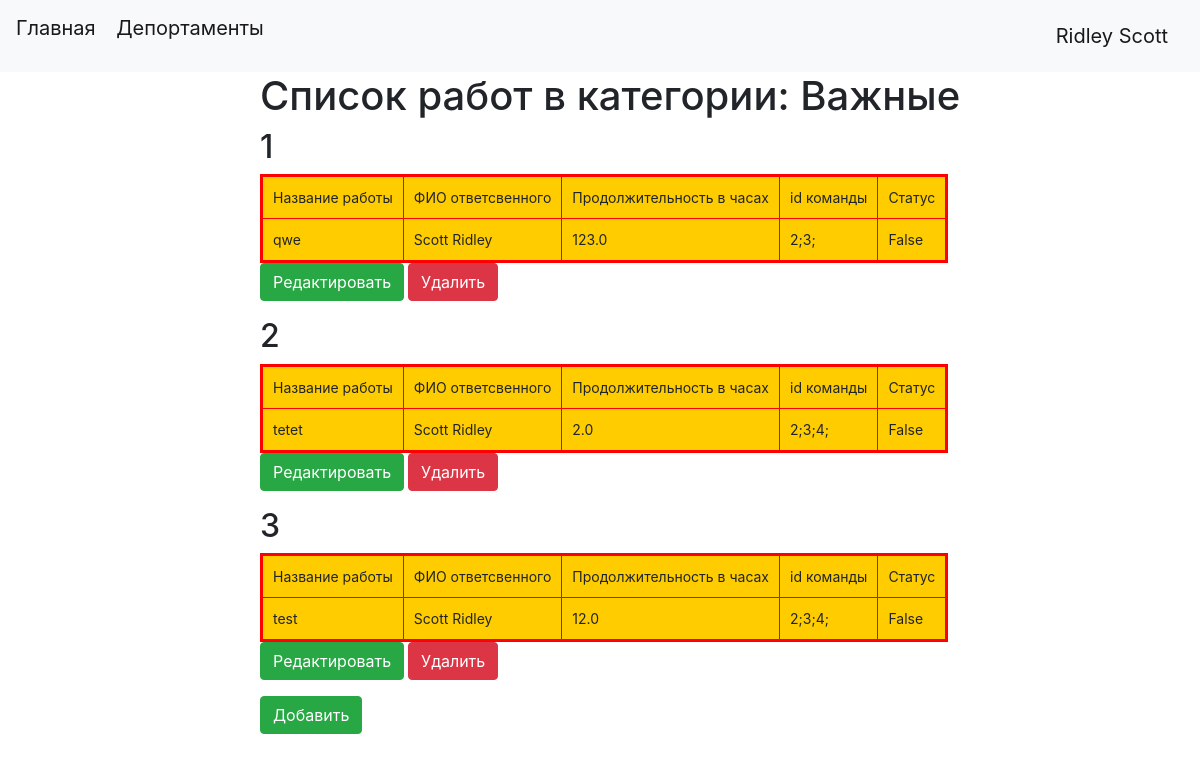
Page /categories/1 (signed in) on the earlier database version.
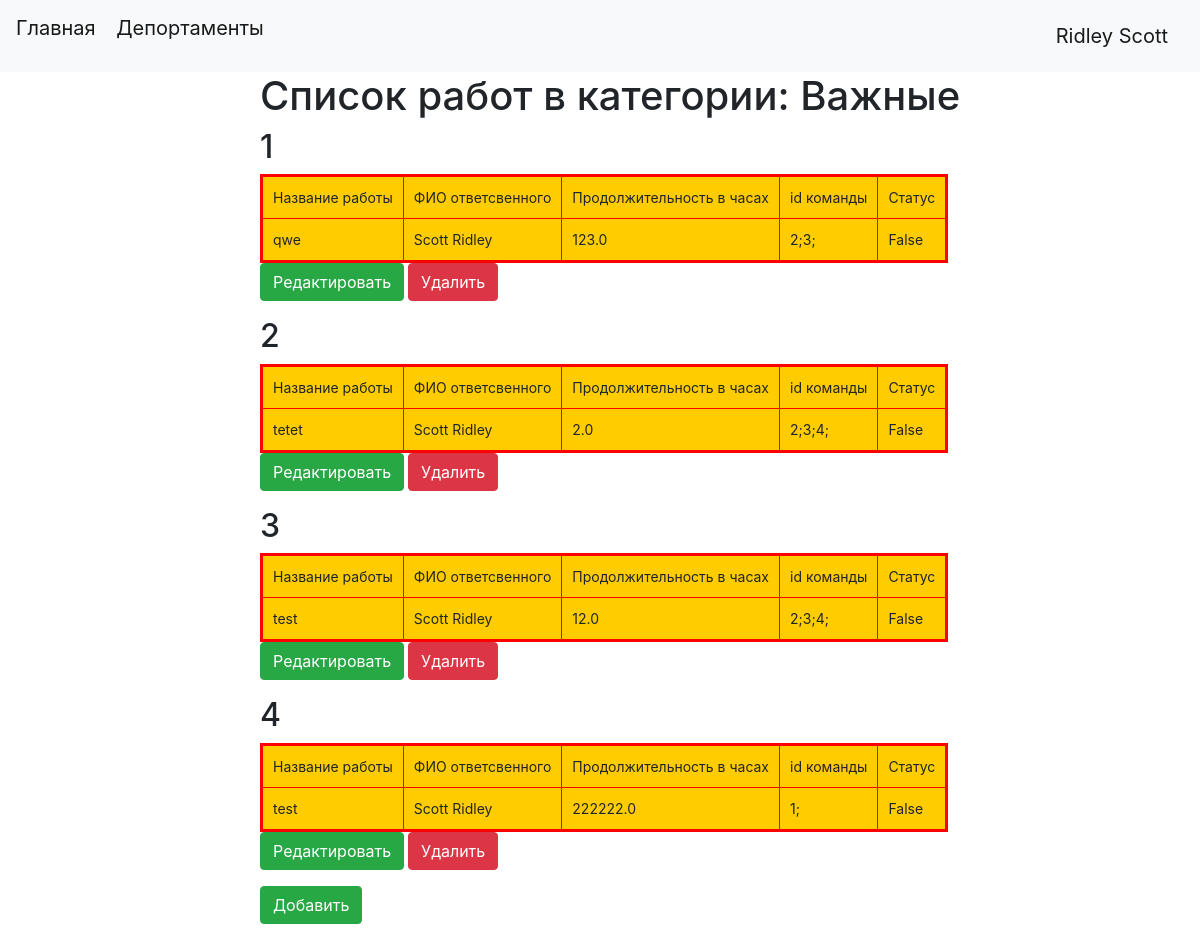
Same page on the later database version.
### data/jobs.py (models this page shows, shortened)
class Jobs(SqlAlchemyBase):
    __tablename__ = 'jobs'
    id = sqlalchemy.Column(sqlalchemy.Integer,
                           primary_key=True,
                           autoincrement=True)
    team_leader = sqlalchemy.Column(sqlalchemy.Integer,
                                    sqlalchemy.ForeignKey("users.id"))
    job = sqlalchemy.Column(sqlalchemy.String)
    work_size = sqlalchemy.Column(sqlalchemy.Float)
    collaborators = sqlalchemy.Column(sqlalchemy.String)
    start_date = sqlalchemy.Column(sqlalchemy.Date)
    end_date = sqlalchemy.Column(sqlalchemy.Date)
    is_finished = sqlalchemy.Column(sqlalchemy.Boolean)
    user = orm.relationship('User')
    categories = orm.relationship('Categories',
                                  secondary='link',
                                  overlaps="categories",
                                  single_parent=True,
                                  cascade="all, delete, delete-orphan")

### data/users.py (models this page shows, shortened)
class User(SqlAlchemyBase,UserMixin):
    __tablename__ = 'users'
    id = sqlalchemy.Column(sqlalchemy.Integer,
                           primary_key=True,
                           autoincrement=True)
    surname = sqlalchemy.Column(sqlalchemy.String, nullable=True)
    name = sqlalchemy.Column(sqlalchemy.String, nullable=True)
    age = sqlalchemy.Column(sqlalchemy.Integer, nullable=True)
    position = sqlalchemy.Column(sqlalchemy.String, nullable=True)
    speciality = sqlalchemy.Column(sqlalchemy.String, nullable=True)
    addres = sqlalchemy.Column(sqlalchemy.String, nullable=True)
    email = sqlalchemy.Column(sqlalchemy.String,
                              index=True,
                              unique=True,
                              nullable=True)
    hashed_password = sqlalchemy.Column(sqlalchemy.String, nullable=True)
    modified_date = sqlalchemy.Column(sqlalchemy.DateTime,
                                      default=datetime.datetime.now)
    jobs = orm.relationship("Jobs", back_populates='user')

### main.py (the view)
@app.route('/categories/<int:id>', methods=['GET', 'POST'])
@login_required
def categories(id):
    param = {}
    db_sess = db_session.create_session()
    categori = db_sess.query(Categories).filter_by(id=id).first()
    param["categori_title"] = categori.title
    param["jobs"] = categori.jobs
    return render_template("categories.html", **param)

### data/db_session.py (called while the page is built)
def create_session() -> Session:
    global __factory
    return __factory()

### main.py (called while the page is built)
@login_manager.user_loader
def load_user(user_id):
    db_sess = db_session.create_session()
    return db_sess.query(User).get(user_id)

### templates/categories.html
{% extends "base.html" %}
{% block content %}
<h1>Список работ в категории: {{categori_title}}</h1>
{% if  jobs%}
    {% for item in jobs%}
            <h2>{{loop.index}}</h2>
            <table bgcolor="#ffcc00" border="3" bordercolor="red" cellpadding="10">
                <tr>
                    <td>Название работы </td>
                    <td>ФИО ответсвенного</td>
                    <td>Продолжительность в часах</td>
                    <td>id команды</td>
                    <td>Статус</td>
                  </tr>
                  <tr>
                    <td>{{item.job}}</td>
                    <td>{{item.user.surname}} {{item.user.name}}</td>
                    <td>{{item.work_size}}</td>
                    <td>{{item.collaborators}}</td>
                    <td>{{item.is_finished}}</td>
                  </tr>
            </table>
            {% if current_user.is_authenticated %}
                {% if current_user.id == 1 or current_user.id == item.user.id%}
                    <p>
                        <a class="btn btn-success" href="/job/{{item.id}}">Редактировать</a>
                        <a class="btn btn-danger" href="/delete_job/{{ item.id }}">Удалить</a>
                    </p>
                {% endif %}
            {% endif %}
            {% endfor %}
            {% if current_user.is_authenticated %}
            <p>
                <a class="btn btn-success" href="/add_job">Добавить</a>
            </p>
            {% endif %}
{% else %}
    <h2>Здесь нет работ</h2>
{% endif %}
{% endblock %}

Differences in the rows shown:
added Jobs: job "test", user.surname "Scott", user.name "Ridley", work_size "222222.0", collaborators "1;", is_finished "False"
